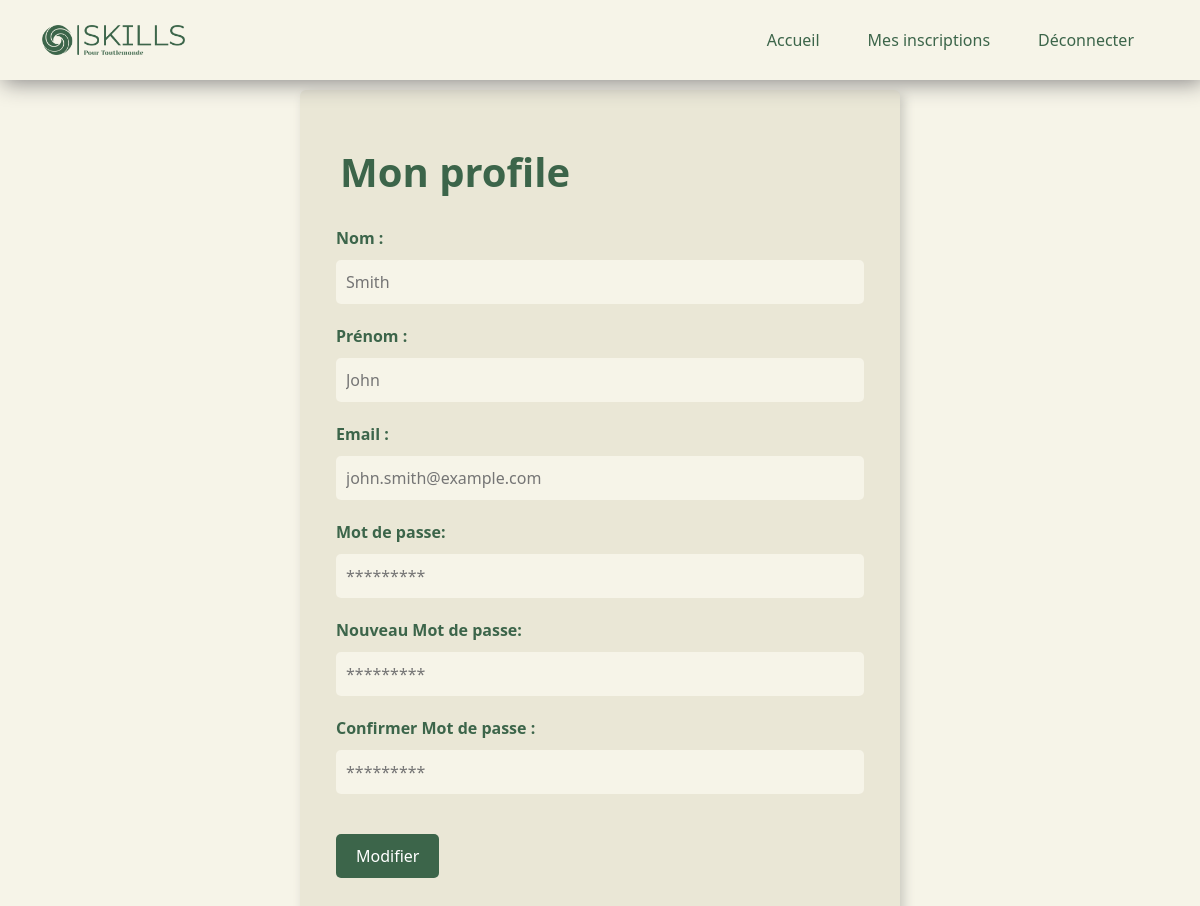
The page /apprenant/profile.php (signed in) on the database its author committed.
### tables this page shows
CREATE TABLE apprenants (
    id_appr INT PRIMARY KEY AUTO_INCREMENT,
    nom_appr VARCHAR(50),
    prenom_appr VARCHAR(50),
    email_appr VARCHAR(100),
    password_appr VARCHAR(200)
);

### apprenant/profile.php (the view, shortened to what this page needs)
<?php
require "../connection.php";
$id_appr = $_SESSION['id_appr'];
?>
<html lang="en">
<!DOCTYPE html>
<head>
    <link href="https://cdnjs.cloudflare.com/ajax/libs/font-awesome/5.10.0/css/all.min.css" rel="stylesheet">
    <link href="https://cdn.jsdelivr.net/npm/bootstrap@5.3.0-alpha1/dist/css/bootstrap.min.css" rel="stylesheet">
    <link rel="stylesheet" href="style.css">
</head>
<header>
<nav class="navbar navbar-expand-lg navbar-scroll fixed-top shadow-0">
  <div class="container">
    <a href="index.php" class="navbar-brand" ><img class="logo" src="./images/logo.png" width="70px"></a>
    <div class="collapse navbar-collapse" id="navbarSupportedContent">
      <ul class="navbar-nav ms-auto">
        <li class="nav-item">
            <a class='text-decoration-none link' href="index.php">Accueil</a>
        </li>
        <li class="nav-item">
            <a class='text-decoration-none link' href="inscriptions.php">Mes inscriptions</a>
        </li>
        <li class="nav-item">
            <a class='text-decoration-none link' href="logout.php">Déconnecter</a>
        </li>
      </ul>
    </div>
  </div>
</nav>
</header>
<body>
    <?php
        $sql = "SELECT * FROM apprenants WHERE id_appr= :id_appr";
        $stmt = $pdo->prepare($sql);
        $stmt->bindParam(':id_appr', $id_appr);
        $stmt->execute();
        if ($stmt->rowCount() > 0) {
            $row = $stmt->fetch(PDO::FETCH_ASSOC);
        } else {
            echo "Error fetching user information: " . $stmt->errorInfo();
        }
    ?>
<div class="card">
    <div class="card-body">
        <h1 class="grtitre">Mon profile</h1>
        <form action="" method="post">
            <div class="inputs">
                <label for="">Nom :</label>
                <input type="text" name="nom" placeholder="<?php echo  $row['nom_appr']  ?>" >
            </div>
            <div class="inputs">
                <label for="">Prénom :</label>
                <input type="text" name="prenom" placeholder="<?php echo $row['prenom_appr']; ?>" >
            </div>
            <div class="inputs">
                <label for="">Email :</label>
                <input type="email" name="email" placeholder="<?php echo  $row['email_appr']  ?>" >
            </div>
            <div class="inputs">
                <label for="">Mot de passe:</label>
                <input type="password" name="password" placeholder="*********">
            </div>
            <div class="inputs">
                <label for="">Nouveau Mot de passe:</label>
                <input type="password" name="new" placeholder="*********">
            </div>
            <div class="inputs">
                <label for="">Confirmer Mot de passe :</label>
                <input type="password" name="confirmer" placeholder="*********">
            </div>
            <button class="btn btn--radius btn--green" type="submit" name="submit">Modifier</button>
        </form>
    </div>
</div>
</body>

### apprenant/profile.php (style rules this page uses)
nav.navbar.navbar-expand-lg { background: #F6F4E8; height : 80px; box-shadow: 3px 3px 21px #8a8888; }
img.logo { width: 143px; }
a.link { color: #3C654A; }
.navbar-expand-lg .navbar-nav { flex-direction: row; align-items: center; }
li.nav-item { padding: 24px; }
body { background-color: #F6F4E8; }
.card { display: flex; flex-direction: column; background-color: #eae7d6; border: none; box-shadow: 4px 4px 11px #cac9c0; color: #3c654a; height: auto; max-width: 600px; margin: auto; margin-top: 90px; padding: 20px; }
.grtitre { margin-left: 4px; padding: 22px 0px; font-weight: bold; color: #3c654a; }
.inputs { display: flex; flex-direction: column; margin-bottom: 20px; }
label { font-weight: bold; margin-bottom: 5px; }
input[type="text"], input[type="email"], input[type="password"] { padding: 10px; border: none; border-radius: 5px; background-color: #F6F4E8; color: #3c654a; font-size: 16px; margin-top: 5px; }
button.btn { margin-top: 20px; background-color: #3c654a; color: white; border: none; padding: 10px 20px; border-radius: 5px; font-size: 16px; }

### rows shown on the page
apprenants: nom "Smith", prenom "John", email "john.smith@example.com"
